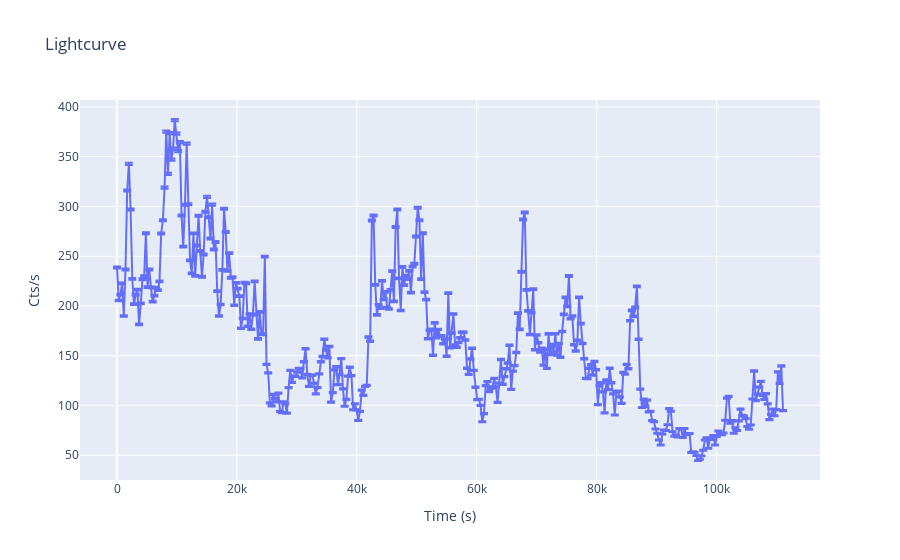

The notebook cell saved with this chart:
### Code cell
name= [" "]
file_paths = [out_file]

# Call the function to plot light curves
plotLC(file_paths, name, threshold = None)

### Figure 1 — Plotly figure (JSON) as saved in the notebook; plotly's stock layout.template omitted (floating-point values rounded to 4 significant figures; data arrays with more than 128 entries replaced by an {"elided": "..."} marker saying what was removed)
{"data": [{"error_y": {"array": {"elided": "393 float values"}, "type": "data", "visible": true}, "mode": "lines", "name": "Lightcurve of  ", "type": "scatter", "x": {"elided": "393 float values"}, "y": {"elided": "393 float values"}}], "layout": {"autosize": true, "title": {"text": "Lightcurve"}, "xaxis": {"autorange": true, "range": [-6173.0, 117300.0], "title": {"text": "Time (s)"}, "type": "linear"}, "yaxis": {"autorange": true, "range": [25.1, 407.0], "title": {"text": "Cts/s"}, "type": "linear"}}}
